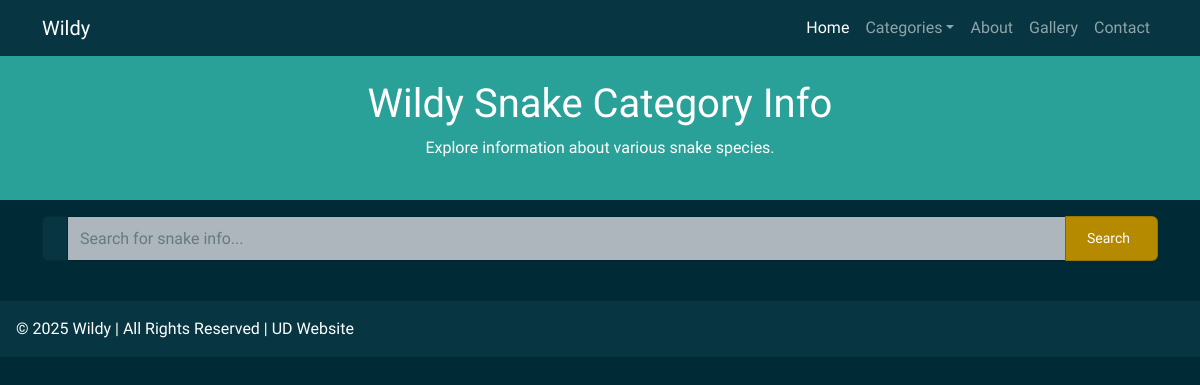
Before: /category/2/ with the older database file.
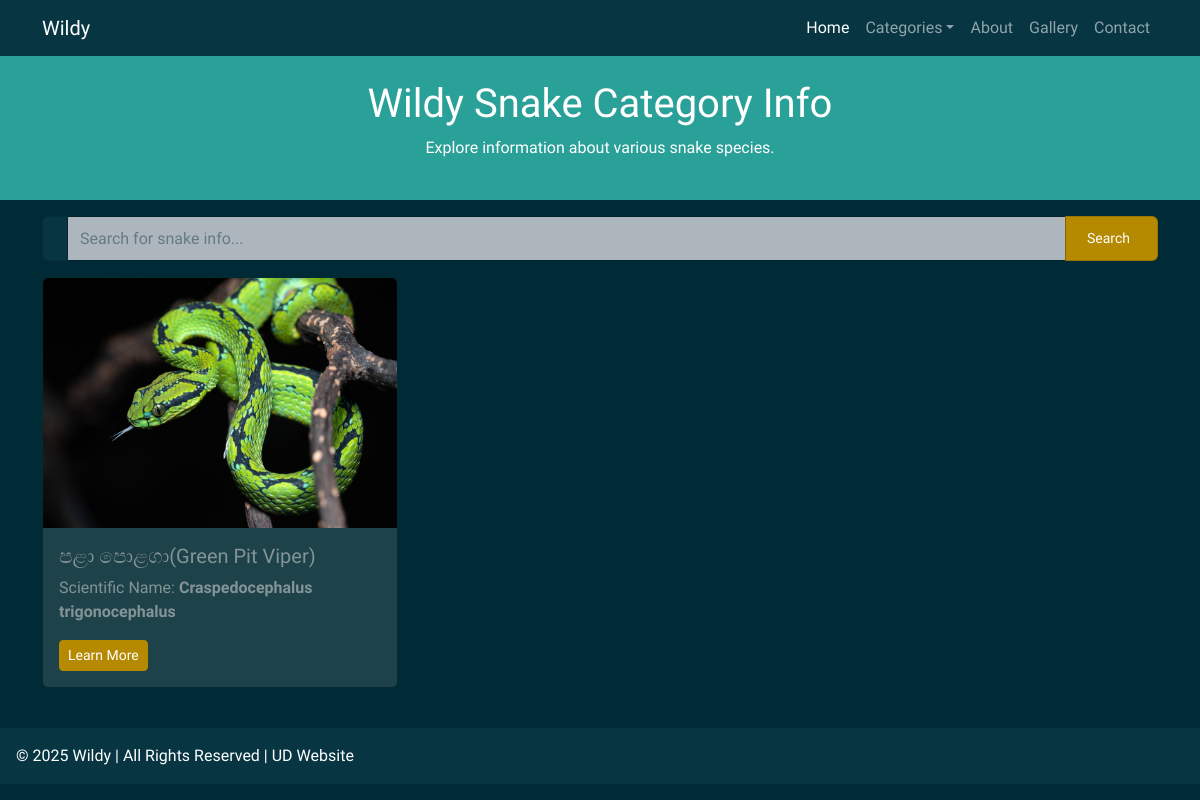
After: the same page with the newer database file.
### webapp/models.py (models this page shows, shortened)
class Snake(models.Model):
    COMMON_DANGER_LEVELS = [
        ('low', 'Low'),
        ('moderate', 'Moderate'),
        ('high', 'High'),
        ('extreme', 'Extreme'),
    ]
    name = models.CharField(max_length=100)
    scientific_name = models.CharField(max_length=150, blank=True)
    description = models.TextField()
    description_translation = models.TextField(blank=True, null=True)
    danger_level = models.CharField(max_length=10, choices=COMMON_DANGER_LEVELS, default='low')
    image = models.ImageField(upload_to='snakes/', blank=True, null=True)
    is_venomous = models.ForeignKey(VenomType, on_delete=models.SET_NULL, null=True, blank=True)
    found_in = models.ManyToManyField(Region, related_name='snakes', blank=True)
    created_at = models.DateTimeField(auto_now_add=True)

### webapp/views.py (the view, shortened to what this page needs)
def category(request, cat):
    get_category = VenomType.objects.get(pk=cat)
    snake_details = Snake.objects.filter(is_venomous=get_category)
    context = {'snake_details': snake_details}
    return render(request, 'category.html', context=context)

### webapp/context_processors.py (called while the page is built)
def categories_processor(request):
    categories = VenomType.objects.all()
    return {'categories': categories}

### webapp/templates/category.html (shortened to what this page needs)
{% extends 'base.html' %}
{% load heroicons %}
{% block content %}
<section class="bg-success text-white text-center p-4">
  <h1>Wildy Snake Category Info</h1>
  <p>Explore information about various snake species.</p>
</section>
<div class="container my-3">
  <form method="post" action="">
    <div class="input-group">
      <span class="input-group-text">{% heroicon_outline 'magnifying-glass' %}</span>
      <input type="text" name="searched" class="form-control" placeholder="Search for snake info...">
      <div class="input-group-text col-1 bg-primary">
        <button class="btn btn-sm text-white">Search</button>
      </div>
    </div>
  </form>
</div>
<div class="container">
  <div class="row">
    {% if searched_snake_details %}
    {% for details in searched_snake_details %}
    <div class="col-md-4 mb-3">
      <div class="card h-100">
        <img src="{{ details.image.url }}" class="card-img-top" alt="King Cobra" style="height: 250px; width: auto;">
        <div class="card-body d-flex flex-column">
          <h5 class="card-title">{{ details.name }}</h5>
          <p class="card-text">Scientific Name: <strong>{{ details.scientific_name }}</strong></p>
          <div class="mt-auto">
            <a class="btn btn-primary btn-sm" href="{% url 'information' details.pk %}">Learn More</a>
          </div>
        </div>
      </div>
    </div>
    {% endfor %}
    {% else %}
    {% for details in snake_details %}
    <div class="col-md-4 mb-3">
      <div class="card h-100">
        <img src="{{ details.image.url }}" class="card-img-top" alt="King Cobra" style="height: 250px; width: auto;">
        <div class="card-body d-flex flex-column">
          <h5 class="card-title">{{ details.name }}</h5>
          <p class="card-text">Scientific Name: <strong>{{ details.scientific_name }}</strong></p>
          <div class="mt-auto">
            <a class="btn btn-primary btn-sm" href="{% url 'information' details.pk %}">Learn More</a>
          </div>
        </div>
      </div>
    </div>
    {% endfor %}
    {% endif %}
  </div>
</div>
{% endblock %}

Changed rows visible on the page:
added Snake: image (picture), name "පළා පොළගා(Green Pit Viper)", scientific_name "Craspedocephalus trigonocephalus"
